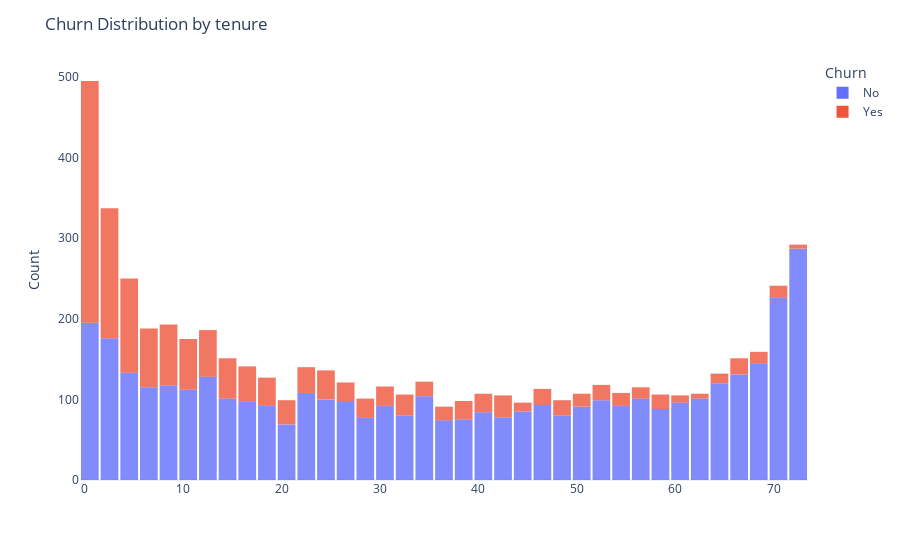
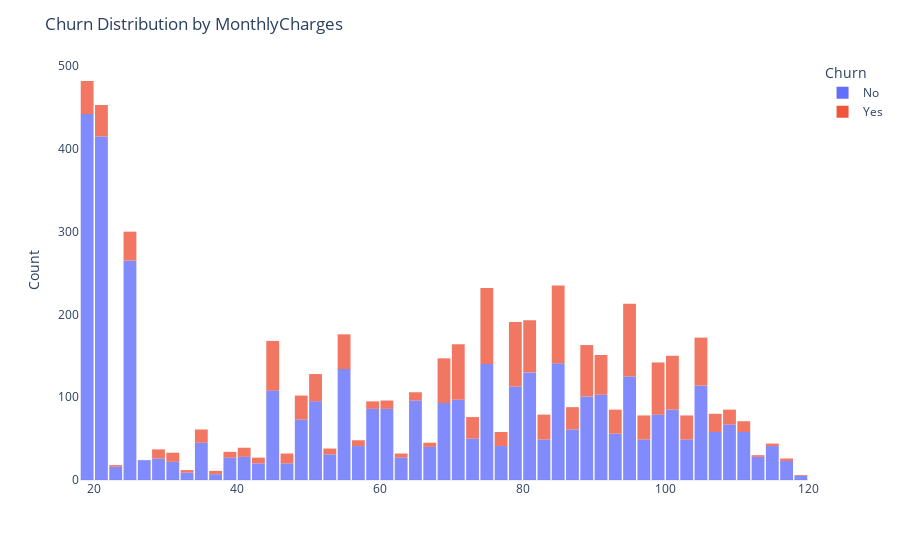
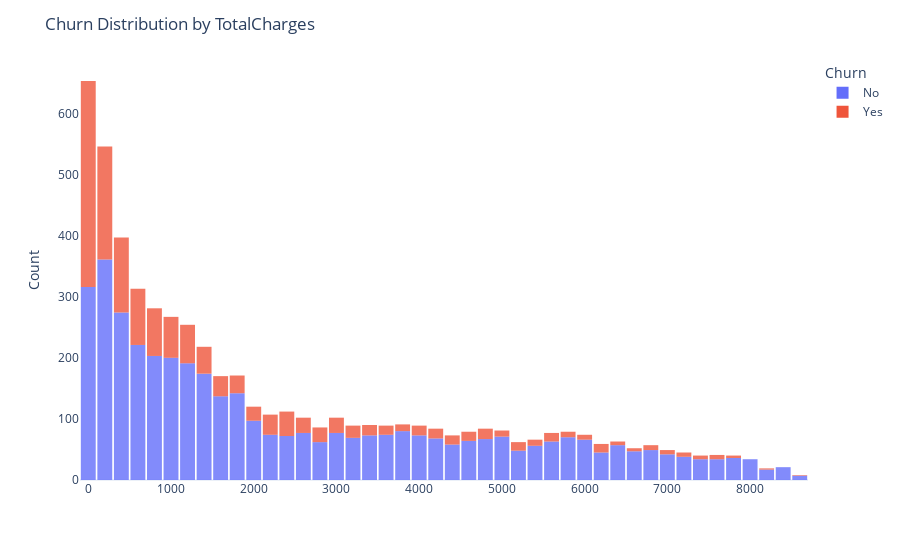

The cell these charts' notebook holds for them, in order:
### Code cell
numeric_cols = ['tenure', 'MonthlyCharges', 'TotalCharges']

for col in numeric_cols:
    
    fig = px.histogram(
        data_frame=train,
        x=col,
        color='Churn',
        template='plotly_white',
        opacity=0.8
    )

    fig.update_layout(
        title=f"Churn Distribution by {col}",
        xaxis_title="",
        yaxis_title="Count",
        bargap=0.1,
        xaxis=dict(showgrid=False),
        yaxis=dict(showgrid=False),
        legend_title="Churn"
    )

    fig.show()

### Figure 1 — Plotly figure (JSON) as saved in the notebook; plotly's stock layout.template omitted (floating-point values rounded to 4 significant figures; data arrays with more than 128 entries replaced by an {"elided": "..."} marker saying what was removed)
{"data": [{"bingroup": "x", "hovertemplate": "Churn=No<br>tenure=%{x}<br>count=%{y}<extra></extra>", "legendgroup": "No", "marker": {"color": "#636efa", "opacity": 0.8, "pattern": {"shape": ""}}, "name": "No", "orientation": "v", "showlegend": true, "type": "histogram", "x": {"elided": "4139 float values"}, "xaxis": "x", "yaxis": "y"}, {"bingroup": "x", "hovertemplate": "Churn=Yes<br>tenure=%{x}<br>count=%{y}<extra></extra>", "legendgroup": "Yes", "marker": {"color": "#EF553B", "opacity": 0.8, "pattern": {"shape": ""}}, "name": "Yes", "orientation": "v", "showlegend": true, "type": "histogram", "x": {"elided": "1495 float values"}, "xaxis": "x", "yaxis": "y"}], "layout": {"bargap": 0.1, "barmode": "relative", "legend": {"title": {"text": "Churn"}, "tracegroupgap": 0}, "margin": {"t": 60}, "title": {"text": "Churn Distribution by tenure"}, "xaxis": {"anchor": "y", "domain": [0, 1], "showgrid": false, "title": {"text": ""}}, "yaxis": {"anchor": "x", "domain": [0, 1], "showgrid": false, "title": {"text": "Count"}}}}

### Figure 2 — Plotly figure (JSON) as saved in the notebook; plotly's stock layout.template omitted (floating-point values rounded to 4 significant figures; data arrays with more than 128 entries replaced by an {"elided": "..."} marker saying what was removed)
{"data": [{"bingroup": "x", "hovertemplate": "Churn=No<br>MonthlyCharges=%{x}<br>count=%{y}<extra></extra>", "legendgroup": "No", "marker": {"color": "#636efa", "opacity": 0.8, "pattern": {"shape": ""}}, "name": "No", "orientation": "v", "showlegend": true, "type": "histogram", "x": {"elided": "4139 float values"}, "xaxis": "x", "yaxis": "y"}, {"bingroup": "x", "hovertemplate": "Churn=Yes<br>MonthlyCharges=%{x}<br>count=%{y}<extra></extra>", "legendgroup": "Yes", "marker": {"color": "#EF553B", "opacity": 0.8, "pattern": {"shape": ""}}, "name": "Yes", "orientation": "v", "showlegend": true, "type": "histogram", "x": {"elided": "1495 float values"}, "xaxis": "x", "yaxis": "y"}], "layout": {"bargap": 0.1, "barmode": "relative", "legend": {"title": {"text": "Churn"}, "tracegroupgap": 0}, "margin": {"t": 60}, "title": {"text": "Churn Distribution by MonthlyCharges"}, "xaxis": {"anchor": "y", "domain": [0, 1], "showgrid": false, "title": {"text": ""}}, "yaxis": {"anchor": "x", "domain": [0, 1], "showgrid": false, "title": {"text": "Count"}}}}

### Figure 3 — Plotly figure (JSON) as saved in the notebook; plotly's stock layout.template omitted (floating-point values rounded to 4 significant figures; data arrays with more than 128 entries replaced by an {"elided": "..."} marker saying what was removed)
{"data": [{"bingroup": "x", "hovertemplate": "Churn=No<br>TotalCharges=%{x}<br>count=%{y}<extra></extra>", "legendgroup": "No", "marker": {"color": "#636efa", "opacity": 0.8, "pattern": {"shape": ""}}, "name": "No", "orientation": "v", "showlegend": true, "type": "histogram", "x": {"elided": "4139 float values"}, "xaxis": "x", "yaxis": "y"}, {"bingroup": "x", "hovertemplate": "Churn=Yes<br>TotalCharges=%{x}<br>count=%{y}<extra></extra>", "legendgroup": "Yes", "marker": {"color": "#EF553B", "opacity": 0.8, "pattern": {"shape": ""}}, "name": "Yes", "orientation": "v", "showlegend": true, "type": "histogram", "x": {"elided": "1495 float values"}, "xaxis": "x", "yaxis": "y"}], "layout": {"bargap": 0.1, "barmode": "relative", "legend": {"title": {"text": "Churn"}, "tracegroupgap": 0}, "margin": {"t": 60}, "title": {"text": "Churn Distribution by TotalCharges"}, "xaxis": {"anchor": "y", "domain": [0, 1], "showgrid": false, "title": {"text": ""}}, "yaxis": {"anchor": "x", "domain": [0, 1], "showgrid": false, "title": {"text": "Count"}}}}
